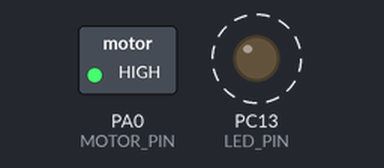
Bench run of a sketch on a simulated STM32 Blue Pill. Parts: switched loads named in the sketch (green lamp = pin HIGH), output pins drawn as LEDs (lit = HIGH). Dashed ring = blinking.

Above: at 0.5 s.
Timing chart, 0 to 4.6 s (numbered marks = the images above):
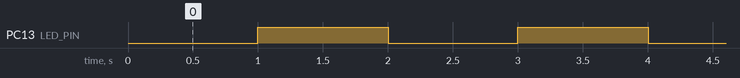

The sketch:

Codigo_motores_led.ino
```cpp
#define MOTOR_PIN PA0
#define LED_PIN PC13

void setup() {

pinMode(MOTOR_PIN, OUTPUT);
pinMode(LED_PIN, OUTPUT);

}

void loop() {
 digitalWrite(MOTOR_PIN, HIGH);
 digitalWrite(LED_PIN, LOW);
 delay(1000);
 digitalWrite(LED_PIN, HIGH);
 delay(1000);
}
```

Measured:
- by itself, PC13 (LED_PIN): alternates HIGH for 1.0 s and LOW for 1.0 s
